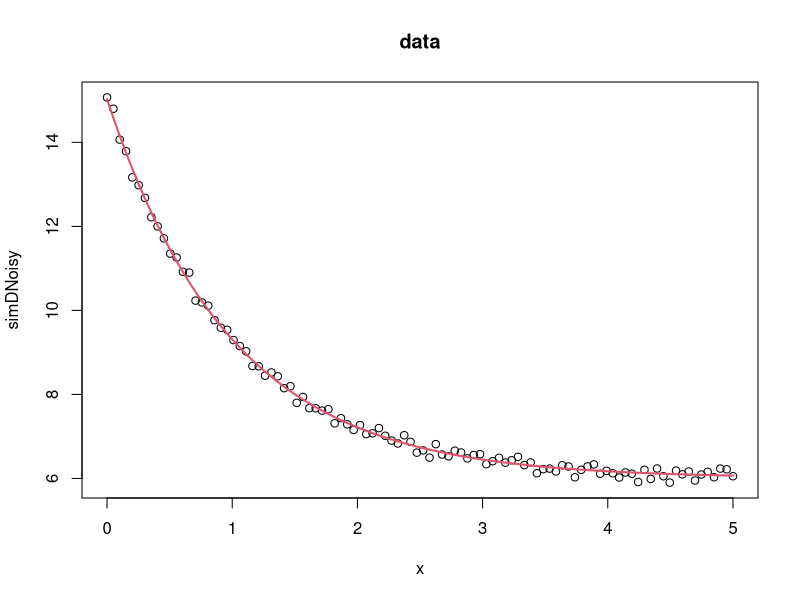

This figure's R source:
## ---- chunk 1
# 
library(minpack.lm)

###### example 1

## values over which to simulate data 
x <- seq(0,5,length=100)

## model based on a list of parameters 
getPred <- function(parS, xx) parS$a * exp(xx * parS$b) + parS$c 

## parameter values used to simulate data
pp <- list(a=9,b=-1, c=6) 

## simulated data, with noise  
simDNoisy <- getPred(pp,x) + rnorm(length(x),sd=.1)
 
## plot data
plot(x,simDNoisy, main="data")

## residual function 
residFun <- function(p, observed, xx) observed - getPred(p,xx)

## starting values for parameters  
parStart <- list(a=3,b=-.001, c=1)

## perform fit 
nls.out <- nls.lm(par=parStart, fn = residFun, observed = simDNoisy,
xx = x, control = nls.lm.control(nprint=1))

## plot model evaluated at final parameter estimates  
lines(x,getPred(as.list(coef(nls.out)), x), col=2, lwd=2)

## summary information on parameter estimates
summary(nls.out) 

sqrt(diag(solve(nls.out$hessian)))*sqrt(nls.out$deviance/97)
## ---- chunk 2
  x = c(1, 3, 4, 5, 7.5, 10, 12, 23, 39, 40)
    
    # The *exact* MLE for the normal distribution is
    #    mu = mean(x),  sigma = sqrt(var(x)*(length(x) - 1)/length(x))
    
    p0 = c(mean=mean(x), sd=sd(x))
    
    Llikelihood <- function(par, x) {
       return(sum(dnorm(x, mean=par["mean"], sd=abs(par["sd"]), log = TRUE)))
    }
    o1 <- optim(par=p0, fn=Llikelihood, x=x, hessian=TRUE, method="CG", control=list(fnscale=-1, reltol=1e-12, maxit=10000))
    
    cat("\n*** Using log-likelihood ***\n\n")
    cat("Estimated parameters:\n")
    o1$par
    cat("\nEstimated Hessian:\n")
    o1$hessian
    cat("\nEstimated standard errors:\n")
    sqrt(diag(solve(-o1$hessian)))
    
    cat("\n*** Using (plain) likelihood ***\n\n")
    
    likelihood <- function(par, x) {
     return(prod(dnorm(x, mean=par["mean"], sd=abs(par["sd"]), log = FALSE)))
    }
    o2 <- optim(par=p0, fn=likelihood, x=x, hessian=TRUE, method="CG", control=list(fnscale=-likelihood(p0, x), reltol=1e-12, maxit=10000))
    
    cat("Estimated parameters:\n")
    o2$par
    cat("\nEstimated Hessian of neg. log likelihood:\n")
    o2$hessian/o2$value
    cat("\nEstimated standard errors:\n")
    sqrt(diag(solve(-o2$hessian/o2$value)))
## ---- chunk 3
set.seed(12345)
x = rnorm(10,3,4)
x = rnorm(100,3,4)
Llikelihood <- function(par, x) {
    return(sum(dnorm(x, mean=par["mean"], sd=abs(par["sd"]), log = TRUE)))
 }
o <- optim(par=c(mean=3, sd=4), fn=Llikelihood, x=x, hessian = TRUE, control=list(fnscale=-1))
sqrt(diag(solve(-o$hessian)))


likelihood <- function(par, x) {
  return(prod(dnorm(x, mean=par["mean"], sd=abs(par["sd"]), log = FALSE)))
}

likelihood_amplified <- function(par, x) {
  return(10^128*prod(dnorm(x, mean=par["mean"], sd=abs(par["sd"]), log = FALSE)))
 }
o <- optim(par=c(mean=3, sd=4), fn=likelihood, x=x, hessian = TRUE, control=list(fnscale=-1))
sqrt(diag(solve(-o$hessian/o$value)))

o <- optim(par=c(mean=3, sd=4), fn=likelihood_amplified, x=x, hessian = TRUE, control=list(fnscale=-1))
sqrt(diag(solve(-o$hessian/o$value)))
